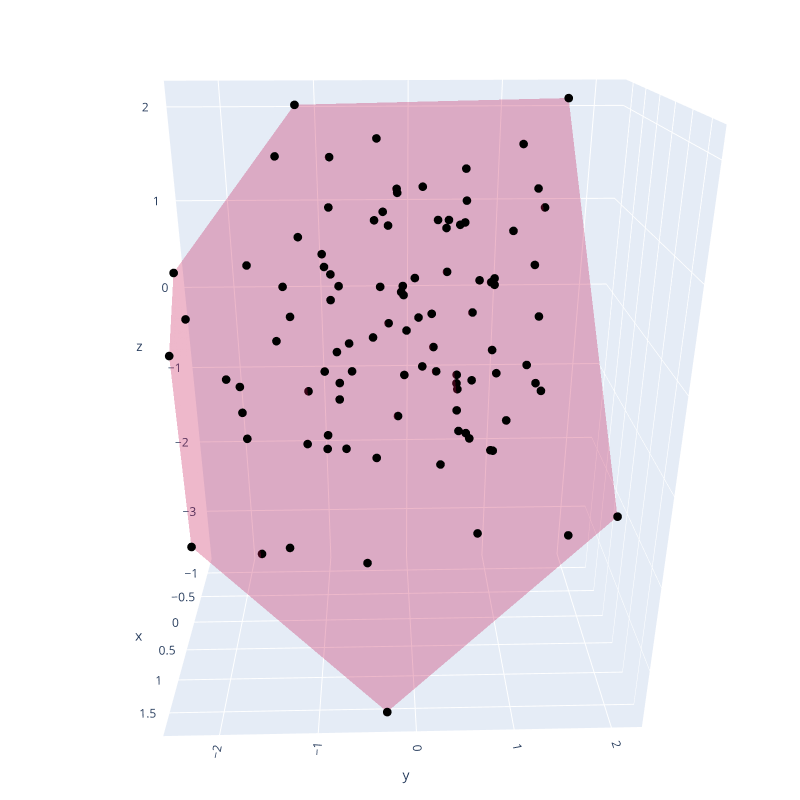

Here is the notebook cell this chart was saved with:
### Code cell
mesh    = go.Mesh3d(x = XYZ[:,0], y = XYZ[:,1], z = XYZ[:,2], opacity = 0.5, color='rgba(244,22,100,0.6)')
scatter = go.Scatter3d(x = XYZ[:,0], y = XYZ[:,1], z = XYZ[:,2], mode = 'markers', marker = dict(size = 3, color = 'black'))
fig     = go.Figure(data = [mesh, scatter])
fig.update_layout(width = 800, height = 800, margin = dict(r = 10, b = 10, l = 10, t = 10))
fig.show()
